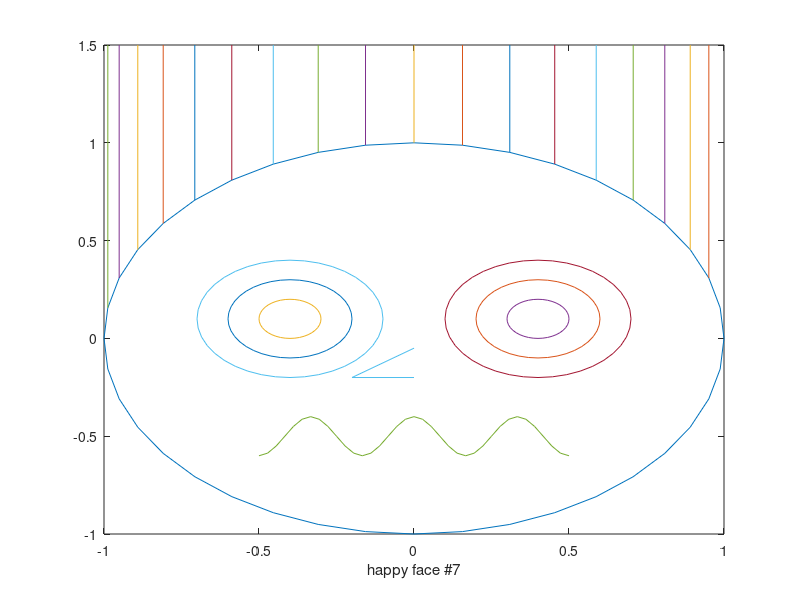

MATLAB code to generate this figure:
function dummy=happy_f7

axis('square')
axis([-1.1,1.1,-1.0,1.2])
dt = pi/20;
t=0:dt:2*pi;
x=cos(t); y=sin(t);
plot( x,y)
hold on
for j=3:20
plot([x(j),x(j)],[y(j),1.5])
end
xlabel('happy face #7')
for k=1.5:-0.5:0.5
plot(k*0.2*x-0.4,k*0.2*y+0.1)   % left eye
plot(k*0.2*x+0.4,k*0.2*y+0.1)   % right eye
end
s1 = -3*pi ;
s2 = 3*pi;
dt=pi/6;
s = s1:dt:s2;
xs = 0.2*cos(s); ys = 0.1*cos(s);  % mouth
plot(s/(3*pi*2),ys-0.5)
%for k=0.01:0.01:0.1
%xnose=x*k; ynose=y*k-0.1;plot(xnose,ynose)  % nose
%end
plot([0, -0.2,0],[-0.2,-0.2, -0.05]) %nose
